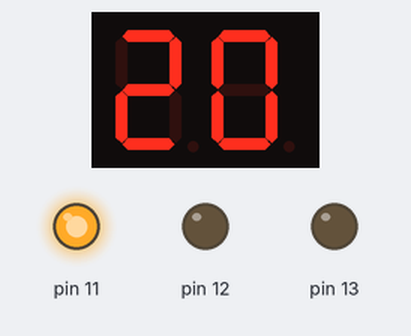
The sketch below on a simulated Arduino Uno, built with avr-gcc and run on an emulated ATmega328P. Parts: 2-digit seven-segment display, output pins drawn as LEDs (lit = HIGH). Wiring (inferred from the names in the program): 2-digit 7-segment display, segments lit when LOW: segments pin 2, pin 3, pin 4, pin 5, pin 6, pin 7, pin 8; digit selects A0, A1. The segment pins are drawn as the display they are named for; pins used as bus, display or sensor lines are not drawn.

Above: at 0.1 s.
At 5.1 s:
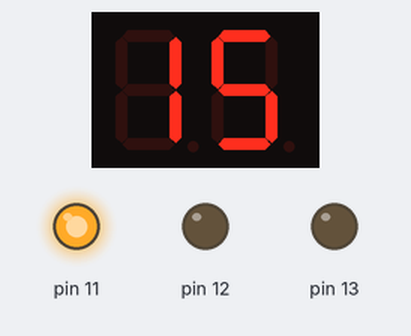
At 10.1 s:
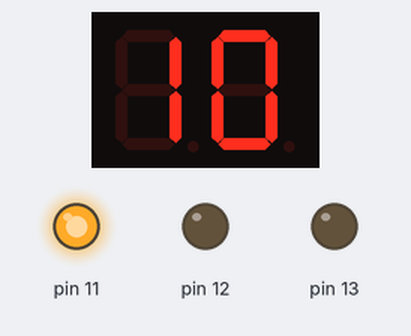
At 15.1 s:
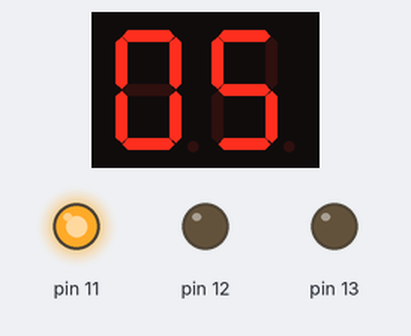
At 20.1 s:
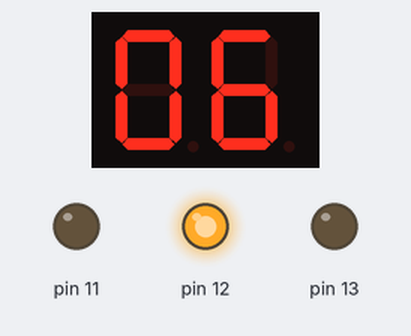
At 37.2 s:
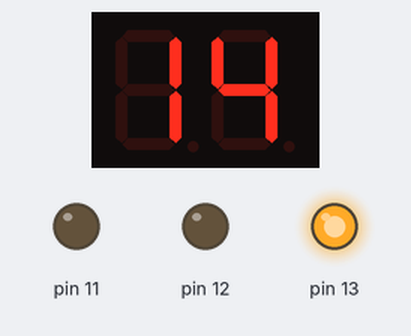
Timing chart, 0 to 38.7 s (numbered marks = the images above):
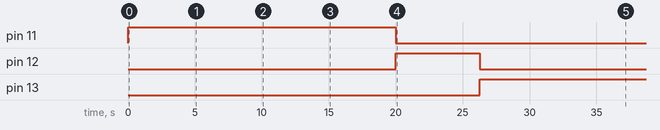

Measured:
- by itself, pin 11: LOW → HIGH at 0.00 s, → LOW 20.0 s later
- by itself, pin 12: LOW → HIGH at 20.0 s, → LOW 6.3 s later
- by itself, pin 13: LOW → HIGH at 26.3 s
- what the display in image 0 shows lasts 1.3 s, from 0.0 s to 1.3 s
- what the display in image 1 shows lasts 1.2 s, from 5.1 s to 6.3 s

The sketch:

traffic_light.ino
```cpp
#include "TimerOne.h"

//a,b,c,d,e,f,g
byte value[10][7] = {
{ 0, 0, 0, 0, 0, 0, 1 }, //0
{ 1, 0, 0, 1, 1, 1, 1 }, //1
{ 0, 0, 1, 0, 0, 1, 0 }, //2
{ 0, 0, 0, 0, 1, 1, 0 }, //3
{ 1, 0, 0, 1, 1, 0, 0 }, //4
{ 0, 1, 0, 0, 1, 0, 0 }, //5
{ 0, 1, 0, 0, 0, 0, 0 }, //6
{ 0, 0, 0, 1, 1, 1, 1 }, //7
{ 0, 0, 0, 0, 0, 0, 0 }, //8
{ 0, 0, 0, 0, 1, 0, 0 }  //9
};

byte pin[8] = { 2, 3, 4, 5, 6, 7, 8, 9}; //{a,b,c,d,e,f,g,dp}
byte digitPin[2] = { A0, A1 }; //segment

int count = 1;
int red = 20;
int yellow = 6;
int green = 25;

void setup() {
    for (int i = 0; i < 7; i++) {
        pinMode(pin[i], OUTPUT);
    }
    pinMode(digitPin[0], OUTPUT);
    pinMode(digitPin[1], OUTPUT);
    digitalWrite(digitPin[0], LOW);
    digitalWrite(digitPin[1], LOW);

    pinMode(13, OUTPUT);
    pinMode(12, OUTPUT);
    pinMode(11, OUTPUT);

    Timer1.initialize(1000000);
    Timer1.attachInterrupt(callback);
}

void callback() {
    count++;
}

void loop() {
    if (count <= red) {
      digitalWrite(13,LOW);
      digitalWrite(12,LOW);
      digitalWrite(11,HIGH);
        display(red-count+1);
    } else if (count > red && count <= (red + yellow)) {
        digitalWrite(13,LOW);
        digitalWrite(12,HIGH);
        digitalWrite(11,LOW);
        display(yellow-(count - red)+1);
    } else if (count > (red + yellow) && count <= (red + yellow + green)) {
        digitalWrite(13,HIGH);
        digitalWrite(12,LOW);
        digitalWrite(11,LOW);
        display(green-(count - (red + yellow))+1);
    } else {
        count = 1;
    }
}

void display(int timeDisplay) {
  int unit = timeDisplay % 10;            // unit
  int dozen = (timeDisplay % 100) / 10;    // dozen
    for (int i = 0; i < 100; i++) {
        output(1, unit, 1);
        output(0, dozen, 1);
        delay(2);
    }
}

void clear(){
    for (int i = 0; i < 8; i++) {
        digitalWrite(pin[i], HIGH);
    }
}

void output(int d, int Number, int dp){
    clear();
    digitalWrite(digitPin[d], HIGH);
    for (int i = 0; i < 7; i++) {
        digitalWrite(pin[i], value[Number][i]);
    }
    digitalWrite(pin[7], dp);
    delayMicroseconds(1000);
    digitalWrite(digitPin[d], LOW);
}
```
